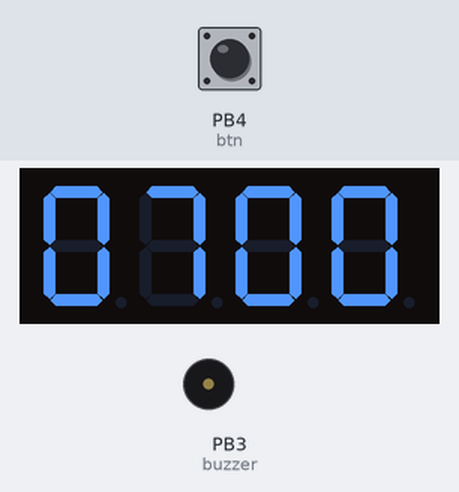
This program was run on a simulated ATtiny85, built with avr-gcc and run on an emulated ATtiny85. On the bench: 4-digit seven-segment display, buzzer (waves = sounding, pin HIGH). The inputs (shaded band) are chosen by the test bench; at power-on: PB4 (btn) LOW.

Above: at 1.2 s.
1.3 s: PB4 (btn) pulled HIGH for 1 s
At 3.1 s:
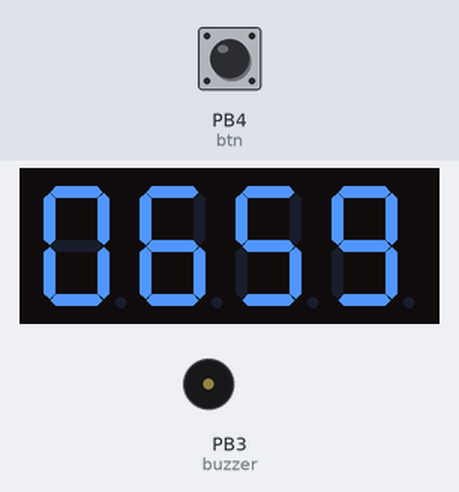
4.8 s: PB4 (btn) pulled HIGH for 0.15 s
Timing chart, 0 to 7.8 s (numbered marks = the images above; inputs shaded):
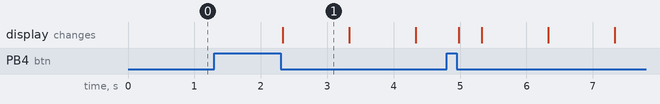

The program:

main.cpp
```cpp
/*


        _          _ ______ _____ _____
       (_)        | |  ____|  __ \_   _|
  _ __  ___  _____| | |__  | |  | || |
 | '_ \| \ \/ / _ \ |  __| | |  | || |
 | |_) | |>  <  __/ | |____| |__| || |_
 | .__/|_/_/\_\___|_|______|_____/_____|
 | |
 |_|

www.pixeledi.eu | www.linktr.ee/pixeledi
TeaClock | V1.0 | 01.2023

*/

#include <Arduino.h>
#include "button.h"
#include <TM1637Display.h>

// 7 segment display
const byte CLK = 0;
const byte DIO = 1;
TM1637Display display(CLK, DIO);

// button
const byte buzzer = 3;
Button btn(4);

// time
int minutes = 7;
int seconds = 0;
unsigned long previousTime = 0;
bool startCountDown = false;

void setDisplay()
{
  display.showNumberDec(minutes, true, 2, 0);
  display.showNumberDec(seconds, true, 2, 2);
}

void setTime()
{
  switch (btn.checkBTN())
  {
  case 1:
    if (seconds == 0)
    {
      seconds += 30;
    }
    else
    {
      seconds = 0;
      minutes++;
    }
    setDisplay();
    break;

  case 2:
    if (seconds == 0)
    {
      seconds = 30;
      minutes--;
    }
    else
    {
      seconds = 0;
    }
    setDisplay();
    break;

  case 3:
    startCountDown = true;
    break;
  }
}

void countDown()
{
  unsigned long timeNow = millis();

  if (timeNow - previousTime >= 1000)
  {
    previousTime = timeNow;
    if (seconds == 0 && minutes != 0)
    {
      minutes--;
      seconds = 59;
    }

    else if (seconds == 0 && minutes == 0)
    {
      for (int i = 0; i < 10; i++)
      {
        digitalWrite(buzzer, HIGH);
        delay(500);
        digitalWrite(buzzer, LOW);
        delay(500);
      }

      startCountDown = false;
    }
    else
    {
      seconds--;
    }
    setDisplay();
  }
}

void setup()
{
  display.setBrightness(0x02); // 0-7
  btn.start();
  pinMode(buzzer, OUTPUT);
  setDisplay();
}

void loop()
{
  setTime();
  if (startCountDown)
  {
    countDown();
  }
}
```

button.cpp
```cpp
#include "button.h"
#include <Arduino.h>

Button::Button(int pin)
{
    btnPin = pin;
    pinMode(btnPin, INPUT);
    state = LOW;
}

void Button::start()
{
}

bool Button::isPressed()
{
    int prevState = state;
    state = digitalRead(btnPin);

    if (prevState == LOW && state == HIGH)
    {
        buttonclickedMS = millis();
    }

    else if (state == HIGH && millis() - buttonclickedMS > 100)
    {
        return true;
    }
    else
        return false;
}

int Button::checkBTN()
{

    // return 0 = nothing to do
    // return 1 = short klick
    // return 2 = long klick
    result = 0;

    int prevState = state;
    state = digitalRead(btnPin);

    if (prevState == LOW && state == HIGH)
    {
        buttonclickedMS = millis();
        result = 0;
    }
    else if (prevState == HIGH && state == LOW)
    {
        // here comes the logic

        if (millis() - buttonclickedMS < 50)
        {
            // debounce area - nothing to do
            result = 0;
        }
        else if (millis() - buttonclickedMS > 50 && millis() - buttonclickedMS < 200)
        {
            // Serial.println("short click");
            result = 1;
        }
        else if (millis() - buttonclickedMS > 250 && millis() - buttonclickedMS < 900)
        {
            // Serial.println("long click");
            result = 2;
        }
        else if (millis() - buttonclickedMS > 950)
        {
            // Serial.println("long long click");
            result = 3;
        }
    }

    return result;
}
```

button.h
```cpp
#ifndef Button_h
#define Button_h

#include <Arduino.h>

class Button
{
protected:
    int btnPin;
    int state;
    int result;
    unsigned long buttonclickedMS;
    unsigned long buttonDownMS;

public:
    Button(int pin);
    void start();
    int checkBTN();
    bool isPressed();
};

#endif
```

Measured:
- after the input at 1.3 s, the display: changes after 1.0 s (image 1)
